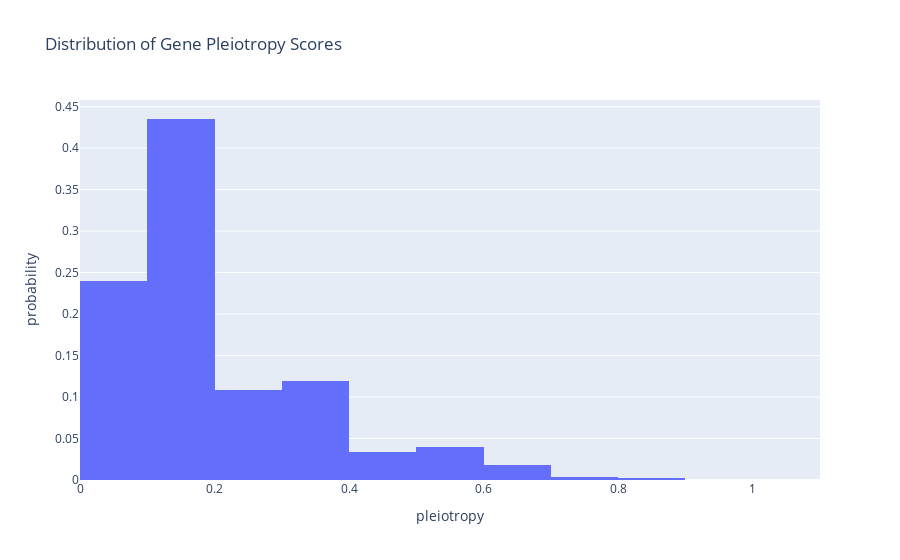

The notebook cell this image was saved under:
### Code cell
fig = px.histogram(genes_pd, x='pleiotropy', histnorm='probability', nbins=16, title='Distribution of Gene Pleiotropy Scores')
fig.show()

### Figure 1 — Plotly figure (JSON) as saved in the notebook; plotly's stock layout.template omitted (floating-point values rounded to 4 significant figures; data arrays with more than 128 entries replaced by an {"elided": "..."} marker saying what was removed)
{"data": [{"alignmentgroup": "True", "bingroup": "x", "histnorm": "probability", "hovertemplate": "pleiotropy=%{x}<br>probability=%{y}<extra></extra>", "legendgroup": "", "marker": {"color": "#636efa", "pattern": {"shape": ""}}, "name": "", "nbinsx": 16, "offsetgroup": "", "orientation": "v", "showlegend": false, "type": "histogram", "x": {"elided": "6502 float values"}, "xaxis": "x", "yaxis": "y"}], "layout": {"barmode": "relative", "legend": {"tracegroupgap": 0}, "title": {"text": "Distribution of Gene Pleiotropy Scores"}, "xaxis": {"anchor": "y", "domain": [0, 1], "title": {"text": "pleiotropy"}}, "yaxis": {"anchor": "x", "domain": [0, 1], "title": {"text": "probability"}}}}
